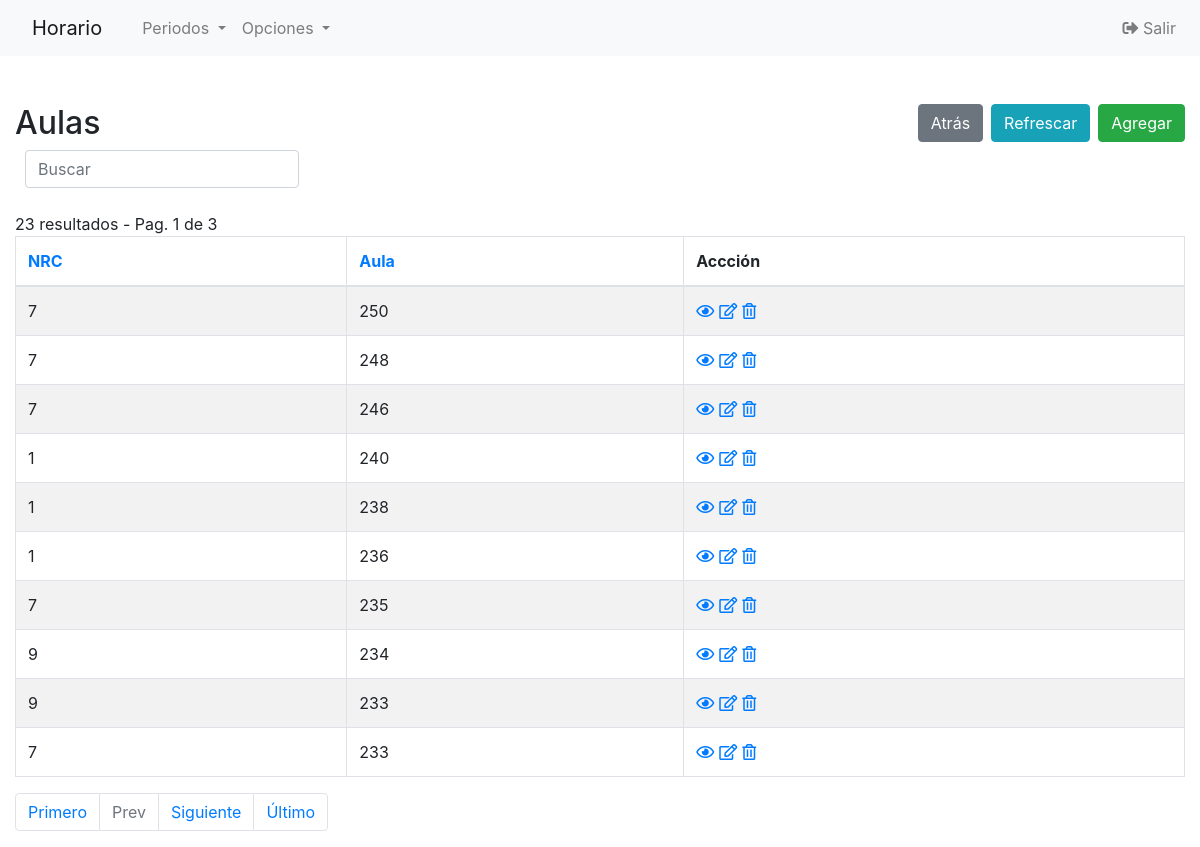
The page /Codigo/php/reserva_aula-index.php (signed in) on the database as committed earlier.
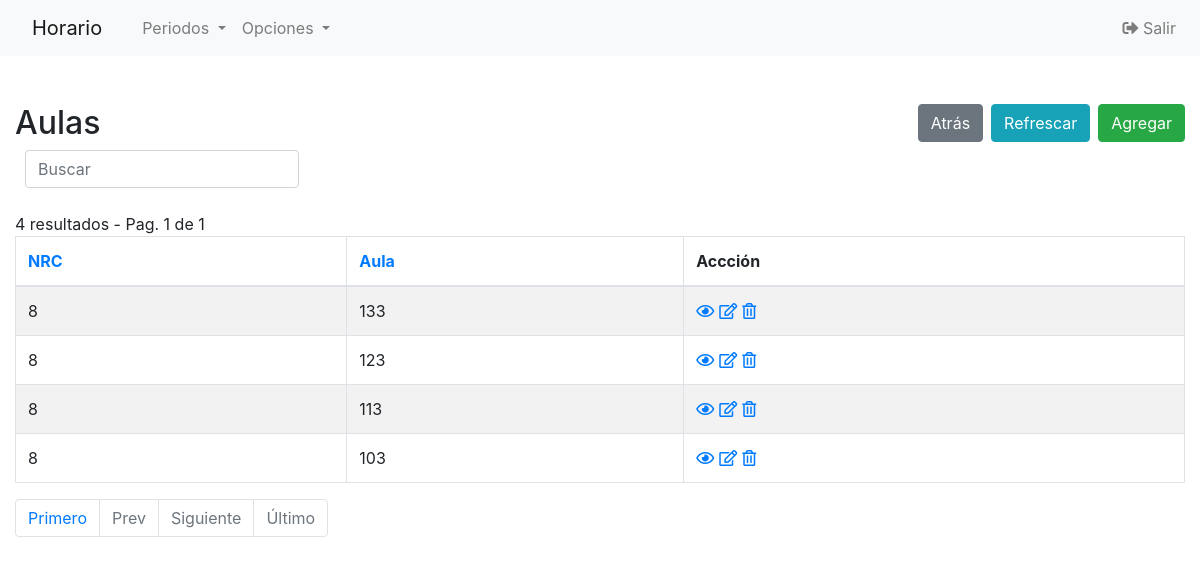
The same page on the database as committed later.
### tables this page shows
CREATE TABLE `reserva_aula` (
  `ID_reserva` int(11) NOT NULL,
  `NRCS_ID_NRC` int(11) NOT NULL,
  `AULAS_HORARIOS_ID_aulas_horarios` int(11) NOT NULL
);

### Codigo/php/config.php (called while the page is built, shortened)
<?php
$no_of_records_per_page = 10;
?>

### Codigo/php/reserva_aula-index.php (the view, shortened to what this page needs)
<!DOCTYPE html>
<html lang="en">
<head>
    <link rel="stylesheet" href="https://stackpath.bootstrapcdn.com/bootstrap/4.5.0/css/bootstrap.min.css">
</head>
<?php require_once('navbar.php'); ?>
<body>
    <section class="pt-5">
        <div class="container-fluid">
            <div class="row">
                <div class="col-md-12">
                    <div class="page-header clearfix">
                        <h2 class="float-left">Aulas</h2>
                        <a href="reserva_aula-create.php" class="btn btn-success float-right">Agregar</a>
                        <a href="reserva_aula-index.php" class="btn btn-info float-right mr-2">Refrescar</a>
                        <a href="index1.php" class="btn btn-secondary float-right mr-2">Atrás</a>
                    </div>
                    <div class="form-row">
                        <form action="reserva_aula-index.php" method="get">
                        <div class="col">
                          <input type="text" class="form-control" placeholder="Buscar" name="search">
                        </div>
                    </div>
                    <br>
                    <?php
                    require_once "config.php";
                    $domain   = $_SERVER['HTTP_HOST'];
                    $script   = $_SERVER['SCRIPT_NAME'];
                    $parameters   = $_GET ? $_SERVER['QUERY_STRING'] : "" ;
                    $protocol=($_SERVER['HTTPS'] == "on" ? "https" : "http");
                    $currenturl = $protocol . '://' . $domain. $script . '?' . $parameters;
                    if (isset($_GET['pageno'])) {
                        $pageno = $_GET['pageno'];
                    } else {
                        $pageno = 1;
                    }
                    $offset = ($pageno-1) * $no_of_records_per_page;
                    $total_pages_sql = "SELECT COUNT(*) FROM reserva_aula";
                    $result = mysqli_query($link,$total_pages_sql);
                    $total_rows = mysqli_fetch_array($result)[0];
                    $total_pages = ceil($total_rows / $no_of_records_per_page);
                    $order = 'AULAS_HORARIOS_ID_aulas_horarios';
                    $sortBy = array('asc', 'desc'); $sort = 'desc';
                    $sql = "SELECT * FROM reserva_aula ORDER BY $order $sort LIMIT $offset, $no_of_records_per_page";
                    $count_pages = "SELECT * FROM reserva_aula";
                    if(!empty($_GET['search'])) {
                        $search = ($_GET['search']);
                        $sql = "SELECT * FROM reserva_aula
                            WHERE CONCAT_WS (NRCS_ID_NRC,AULAS_HORARIOS_ID_aulas_horarios)
                            LIKE '%$search%'
                            ORDER BY $order $sort
                            LIMIT $offset, $no_of_records_per_page";
                        $count_pages = "SELECT * FROM reserva_aula
                            WHERE CONCAT_WS (NRCS_ID_NRC,AULAS_HORARIOS_ID_aulas_horarios)
                            LIKE '%$search%'
                            ORDER BY $order $sort";
                    }
                    else {
                        $search = "";
                    }
                    if($result = mysqli_query($link, $sql)){
                        if(mysqli_num_rows($result) > 0){
                            if ($result_count = mysqli_query($link, $count_pages)) {
                               $total_pages = ceil(mysqli_num_rows($result_count) / $no_of_records_per_page);
                           }
                            $number_of_results = mysqli_num_rows($result_count);
                            echo " " . $number_of_results . " resultados - Pag. " . $pageno . " de " . $total_pages;
                            echo "<table class='table table-bordered table-striped'>";
                                echo "<thead>";
                                    echo "<tr>";
                                        echo "<th><a href=?search=$search&sort=&order=NRCS_ID_NRC&sort=$sort>NRC</th>";
										echo "<th><a href=?search=$search&sort=&order=AULAS_HORARIOS_ID_aulas_horarios&sort=$sort>Aula</th>";
                                        echo "<th>Accción</th>";
                                    echo "</tr>";
                                echo "</thead>";
                                echo "<tbody>";
                                while($row = mysqli_fetch_array($result)){
                                    echo "<tr>";
                                    echo "<td>" . htmlspecialchars($row['NRCS_ID_NRC']) . "</td>";echo "<td>" . htmlspecialchars($row['AULAS_HORARIOS_ID_aulas_horarios']) . "</td>";
                                        echo "<td>";
                                            echo "<a href='reserva_aula-read.php?ID_reserva=". $row['ID_reserva'] ."' title='View Record' data-toggle='tooltip'><i class='far fa-eye'></i></a>";
                                            echo "<a href='reserva_aula-update.php?ID_reserva=". $row['ID_reserva'] ."' title='Update Record' data-toggle='tooltip'><i class='far fa-edit'></i></a>";
                                            echo "<a href='reserva_aula-delete.php?ID_reserva=". $row['ID_reserva'] ."' title='Delete Record' data-toggle='tooltip'><i class='far fa-trash-alt'></i></a>";
                                        echo "</td>";
                                    echo "</tr>";
                                }
                                echo "</tbody>";
                            echo "</table>";
?>
                                <ul class="pagination" align-right>
                                <?php
                                    $new_url = preg_replace('/&?pageno=[^&]*/', '', $currenturl);
                                 ?>
                                    <li class="page-item"><a class="page-link" href="<?php echo $new_url .'&pageno=1' ?>">Primero</a></li>
                                    <li class="page-item <?php if($pageno <= 1){ echo 'disabled'; } ?>">
                                        <a class="page-link" href="<?php if($pageno <= 1){ echo '#'; } else { echo $new_url ."&pageno=".($pageno - 1); } ?>">Prev</a>
                                    </li>
                                    <li class="page-item <?php if($pageno >= $total_pages){ echo 'disabled'; } ?>">
                                        <a class="page-link" href="<?php if($pageno >= $total_pages){ echo '#'; } else { echo $new_url . "&pageno=".($pageno + 1); } ?>">Siguiente</a>
                                    </li>
                                    <li class="page-item <?php if($pageno >= $total_pages){ echo 'disabled'; } ?>">
                                        <a class="page-item"><a class="page-link" href="<?php echo $new_url .'&pageno=' . $total_pages; ?>">Último</a>
                                    </li>
                                </ul>
<?php
                        } else{
                            echo "<p class='lead'><em>No records were found.</em></p>";
                        }
                    } else{
                        echo "ERROR: Could not able to execute $sql. " . mysqli_error($link);
                    }
                    ?>
                </div>
            </div>
        </div>
    </section>
</body>
</html>

### Codigo/php/navbar.php (shortened to what this page needs)
<!DOCTYPE html>
<html lang="en">
<head>
  <link rel="stylesheet" href="https://cdnjs.cloudflare.com/ajax/libs/twitter-bootstrap/4.6.0/css/bootstrap.min.css">
  <link rel="stylesheet" href="https://cdnjs.cloudflare.com/ajax/libs/font-awesome/5.15.4/css/all.min.css">
</head>
<body>
<nav class="navbar navbar-expand-lg navbar-light bg-light">
<a id="horarioLink" class="navbar-brand nav-link" href="#">Horario</a>
  <div class="collapse navbar-collapse" id="navbarSupportedContent">
    <ul class="navbar-nav mr-auto">
      <li class="nav-item dropdown">
        <a class="nav-link dropdown-toggle" href="#" id="periodDropdown" role="button" data-toggle="dropdown" aria-haspopup="true" aria-expanded="false">
          Periodos
        </a>
      </li>
      <li class="nav-item dropdown">
        <a class="nav-link dropdown-toggle" href="#" id="navbarDropdown" role="button" data-toggle="dropdown" aria-haspopup="true" aria-expanded="false">
          Opciones
        </a>
      </li>
    </ul>
    <ul class="navbar-nav ml-auto">
      <li class="nav-item">
        <a class="nav-link" href="logout.php">
          <i class="fas fa-sign-out-alt"></i> Salir
        </a>
      </li>
    </ul>
  </div>
</nav>
</body>
</html>

### Codigo/php/reserva_aula-index.php (style rules this page uses)
.page-header h2 { margin-top: 0; }
table tr td:last-child a { margin-right: 5px; }
body { font-size: 14px; }

Rows that differ between the two databases and show on the page:
removed reserva_aula: NRCS_ID_NRC "7", AULAS_HORARIOS_ID_aulas_horarios "250"
removed reserva_aula: NRCS_ID_NRC "7", AULAS_HORARIOS_ID_aulas_horarios "248"
removed reserva_aula: NRCS_ID_NRC "7", AULAS_HORARIOS_ID_aulas_horarios "246"
removed reserva_aula: NRCS_ID_NRC "1", AULAS_HORARIOS_ID_aulas_horarios "240"
removed reserva_aula: NRCS_ID_NRC "1", AULAS_HORARIOS_ID_aulas_horarios "238"
removed reserva_aula: NRCS_ID_NRC "1", AULAS_HORARIOS_ID_aulas_horarios "236"
removed reserva_aula: NRCS_ID_NRC "7", AULAS_HORARIOS_ID_aulas_horarios "235"
removed reserva_aula: NRCS_ID_NRC "9", AULAS_HORARIOS_ID_aulas_horarios "234"
removed reserva_aula: NRCS_ID_NRC "9", AULAS_HORARIOS_ID_aulas_horarios "233"
removed reserva_aula: NRCS_ID_NRC "7", AULAS_HORARIOS_ID_aulas_horarios "233"
added reserva_aula: NRCS_ID_NRC "8", AULAS_HORARIOS_ID_aulas_horarios "133"
added reserva_aula: NRCS_ID_NRC "8", AULAS_HORARIOS_ID_aulas_horarios "123"
added reserva_aula: NRCS_ID_NRC "8", AULAS_HORARIOS_ID_aulas_horarios "113"
added reserva_aula: NRCS_ID_NRC "8", AULAS_HORARIOS_ID_aulas_horarios "103"
Other text that changed with them:
$number_of_results: "23" → "4"
$total_pages: "3" → "1"
